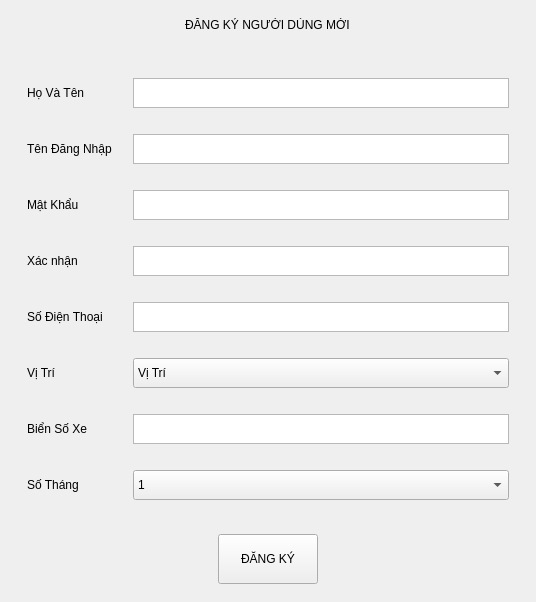
         <widget class="QWidget" name="page_2">
          <layout class="QVBoxLayout" name="verticalLayout_8">
           <property name="spacing">
            <number>0</number>
           </property>
           <property name="leftMargin">
            <number>0</number>
           </property>
           <property name="topMargin">
            <number>0</number>
           </property>
           <property name="rightMargin">
            <number>0</number>
           </property>
           <property name="bottomMargin">
            <number>0</number>
           </property>
           <item>
            <widget class="QWidget" name="page_2_header" native="true">
             <property name="minimumSize">
              <size>
               <width>0</width>
               <height>50</height>
              </size>
             </property>
             <property name="maximumSize">
              <size>
               <width>16777215</width>
               <height>50</height>
              </size>
             </property>
             <layout class="QVBoxLayout" name="verticalLayout_9">
              <item alignment="Qt::AlignHCenter|Qt::AlignVCenter">
               <widget class="QLabel" name="page_2_title">
                <property name="text">
                 <string>ĐĂNG KÝ NGƯỜI DÙNG MỚI</string>
                </property>
               </widget>
              </item>
             </layout>
            </widget>
           </item>
           <item>
            <widget class="QWidget" name="form_register" native="true">
             <layout class="QVBoxLayout" name="verticalLayout_10" stretch="8,1">
              <item alignment="Qt::AlignHCenter">
               <widget class="QWidget" name="form_info" native="true">
                <layout class="QVBoxLayout" name="verticalLayout_11">
                 <item>
                  <widget class="QWidget" name="box_fullname" native="true">
                   <property name="minimumSize">
                    <size>
                     <width>500</width>
                     <height>50</height>
                    </size>
                   </property>
                   <property name="maximumSize">
                    <size>
                     <width>500</width>
                     <height>50</height>
                    </size>
                   </property>
                   <layout class="QHBoxLayout" name="horizontalLayout_8">
                    <item>
                     <widget class="QLabel" name="label_fullname">
                      <property name="minimumSize">
                       <size>
                        <width>100</width>
                        <height>0</height>
                       </size>
                      </property>
                      <property name="maximumSize">
                       <size>
                        <width>100</width>
                        <height>16777215</height>
                       </size>
                      </property>
                      <property name="text">
                       <string>Họ Và Tên</string>
                      </property>
                     </widget>
                    </item>
                    <item>
                     <widget class="QTextEdit" name="input_fullname">
                      <property name="minimumSize">
                       <size>
                        <width>0</width>
                        <height>30</height>
                       </size>
                      </property>
                      <property name="maximumSize">
                       <size>
                        <width>16777215</width>
                        <height>30</height>
                       </size>
                      </property>
                      <property name="html">
                       <string>&lt;!DOCTYPE HTML PUBLIC &quot;-//W3C//DTD HTML 4.0//EN&quot; &quot;http://www.w3.org/TR/REC-html40/strict.dtd&quot;&gt;
&lt;html&gt;&lt;head&gt;&lt;meta name=&quot;qrichtext&quot; content=&quot;1&quot; /&gt;&lt;style type=&quot;text/css&quot;&gt;
p, li { white-space: pre-wrap; }
&lt;/style&gt;&lt;/head&gt;&lt;body style=&quot; font-family:'MS Shell Dlg 2'; font-size:7.8pt; font-weight:400; font-style:normal;&quot;&gt;
&lt;p style=&quot;-qt-paragraph-type:empty; margin-top:0px; margin-bottom:0px; margin-left:0px; margin-right:0px; -qt-block-indent:0; text-indent:0px; font-size:8.25pt;&quot;&gt;&lt;br /&gt;&lt;/p&gt;&lt;/body&gt;&lt;/html&gt;</string>
                      </property>
                     </widget>
                    </item>
                   </layout>
                  </widget>
                 </item>
                 <item>
                  <widget class="QWidget" name="box_username" native="true">
                   <property name="minimumSize">
                    <size>
                     <width>500</width>
                     <height>50</height>
                    </size>
                   </property>
                   <property name="maximumSize">
                    <size>
                     <width>500</width>
                     <height>50</height>
                    </size>
                   </property>
                   <layout class="QHBoxLayout" name="horizontalLayout_9">
                    <item>
                     <widget class="QLabel" name="label_username">
                      <property name="minimumSize">
                       <size>
                        <width>100</width>
                        <height>0</height>
                       </size>
                      </property>
                      <property name="maximumSize">
                       <size>
                        <width>100</width>
                        <height>16777215</height>
                       </size>
                      </property>
                      <property name="text">
                       <string>Tên Đăng Nhập</string>
                      </property>
                     </widget>
                    </item>
                    <item>
                     <widget class="QTextEdit" name="input_username">
                      <property name="minimumSize">
                       <size>
                        <width>0</width>
                        <height>30</height>
                       </size>
                      </property>
                      <property name="maximumSize">
                       <size>
                        <width>16777215</width>
                        <height>30</height>
                       </size>
                      </property>
                     </widget>
                    </item>
                   </layout>
                  </widget>
                 </item>
                 <item>
                  <widget class="QWidget" name="box_password" native="true">
                   <property name="minimumSize">
                    <size>
                     <width>500</width>
                     <height>50</height>
                    </size>
                   </property>
                   <property name="maximumSize">
                    <size>
                     <width>500</width>
                     <height>50</height>
                    </size>
                   </property>
                   <layout class="QHBoxLayout" name="horizontalLayout_10">
                    <item>
                     <widget class="QLabel" name="label_password">
                      <property name="minimumSize">
                       <size>
                        <width>100</width>
                        <height>0</height>
                       </size>
                      </property>
                      <property name="maximumSize">
                       <size>
                        <width>100</width>
                        <height>16777215</height>
                       </size>
                      </property>
                      <property name="text">
                       <string>Mật Khẩu</string>
                      </property>
                     </widget>
                    </item>
                    <item>
                     <widget class="QTextEdit" name="input_password">
                      <property name="minimumSize">
                       <size>
                        <width>0</width>
                        <height>30</height>
                       </size>
                      </property>
                      <property name="maximumSize">
                       <size>
                        <width>16777215</width>
                        <height>30</height>
                       </size>
                      </property>
                     </widget>
                    </item>
                   </layout>
                  </widget>
                 </item>
                 <item>
                  <widget class="QWidget" name="box_confirm_password" native="true">
                   <property name="minimumSize">
                    <size>
                     <width>500</width>
                     <height>50</height>
                    </size>
                   </property>
                   <property name="maximumSize">
                    <size>
                     <width>500</width>
                     <height>50</height>
                    </size>
                   </property>
                   <layout class="QHBoxLayout" name="horizontalLayout_11">
                    <item>
                     <widget class="QLabel" name="label_confirm_password">
                      <property name="minimumSize">
                       <size>
                        <width>100</width>
                        <height>0</height>
                       </size>
                      </property>
                      <property name="maximumSize">
                       <size>
                        <width>100</width>
                        <height>16777215</height>
                       </size>
                      </property>
                      <property name="text">
                       <string>Xác nhận</string>
                      </property>
                     </widget>
                    </item>
                    <item>
                     <widget class="QTextEdit" name="input_confirm_password">
                      <property name="minimumSize">
                       <size>
                        <width>0</width>
                        <height>30</height>
                       </size>
                      </property>
                      <property name="maximumSize">
                       <size>
                        <width>16777215</width>
                        <height>30</height>
                       </size>
                      </property>
                     </widget>
                    </item>
                   </layout>
                  </widget>
                 </item>
                 <item>
                  <widget class="QWidget" name="box_phone" native="true">
                   <property name="minimumSize">
                    <size>
                     <width>500</width>
                     <height>50</height>
                    </size>
                   </property>
                   <property name="maximumSize">
                    <size>
                     <width>500</width>
                     <height>50</height>
                    </size>
                   </property>
                   <layout class="QHBoxLayout" name="horizontalLayout_12">
                    <item>
                     <widget class="QLabel" name="label_phone">
                      <property name="minimumSize">
                       <size>
                        <width>100</width>
                        <height>0</height>
                       </size>
                      </property>
                      <property name="maximumSize">
                       <size>
                        <width>100</width>
                        <height>16777215</height>
                       </size>
                      </property>
                      <property name="text">
                       <string>Số Điện Thoại</string>
                      </property>
                     </widget>
                    </item>
                    <item>
                     <widget class="QTextEdit" name="input_phone">
                      <property name="minimumSize">
                       <size>
                        <width>0</width>
                        <height>30</height>
                       </size>
                      </property>
                      <property name="maximumSize">
                       <size>
                        <width>16777215</width>
                        <height>30</height>
                       </size>
                      </property>
                     </widget>
                    </item>
                   </layout>
                  </widget>
                 </item>
                 <item>
                  <widget class="QWidget" name="box_location" native="true">
                   <property name="minimumSize">
                    <size>
                     <width>500</width>
                     <height>50</height>
                    </size>
                   </property>
                   <property name="maximumSize">
                    <size>
                     <width>500</width>
                     <height>50</height>
                    </size>
                   </property>
                   <layout class="QHBoxLayout" name="horizontalLayout_14">
                    <item>
                     <widget class="QLabel" name="label_location">
                      <property name="minimumSize">
                       <size>
                        <width>100</width>
                        <height>0</height>
                       </size>
                      </property>
                      <property name="maximumSize">
                       <size>
                        <width>100</width>
                        <height>16777215</height>
                       </size>
                      </property>
                      <property name="text">
                       <string>Vị Trí</string>
                      </property>
                     </widget>
                    </item>
                    <item>
                     <widget class="QComboBox" name="input_location">
                      <property name="minimumSize">
                       <size>
                        <width>0</width>
                        <height>30</height>
                       </size>
                      </property>
                      <property name="maximumSize">
                       <size>
                        <width>16777215</width>
                        <height>30</height>
                       </size>
                      </property>
                      <item>
                       <property name="text">
                        <string>Vị Trí</string>
                       </property>
                      </item>
                     </widget>
                    </item>
                   </layout>
                  </widget>
                 </item>
                 <item>
                  <widget class="QWidget" name="box_plate" native="true">
                   <property name="minimumSize">
                    <size>
                     <width>500</width>
                     <height>50</height>
                    </size>
                   </property>
                   <property name="maximumSize">
                    <size>
                     <width>500</width>
                     <height>50</height>
                    </size>
                   </property>
                   <layout class="QHBoxLayout" name="horizontalLayout_15">
                    <item>
                     <widget class="QLabel" name="label_plate">
                      <property name="minimumSize">
                       <size>
                        <width>100</width>
                        <height>0</height>
                       </size>
                      </property>
                      <property name="maximumSize">
                       <size>
                        <width>100</width>
                        <height>16777215</height>
                       </size>
                      </property>
                      <property name="text">
                       <string>Biển Số Xe</string>
                      </property>
                     </widget>
                    </item>
                    <item>
                     <widget class="QTextEdit" name="input_plate">
                      <property name="minimumSize">
                       <size>
                        <width>0</width>
                        <height>30</height>
                       </size>
                      </property>
                      <property name="maximumSize">
                       <size>
                        <width>16777215</width>
                        <height>30</height>
                       </size>
                      </property>
                     </widget>
                    </item>
                   </layout>
                  </widget>
                 </item>
                 <item>
                  <widget class="QWidget" name="box_months" native="true">
                   <property name="minimumSize">
                    <size>
                     <width>500</width>
                     <height>50</height>
                    </size>
                   </property>
                   <property name="maximumSize">
                    <size>
                     <width>500</width>
                     <height>50</height>
                    </size>
                   </property>
                   <layout class="QHBoxLayout" name="horizontalLayout_13">
                    <item>
                     <widget class="QLabel" name="label_months">
                      <property name="minimumSize">
                       <size>
                        <width>100</width>
                        <height>0</height>
                       </size>
                      </property>
                      <property name="maximumSize">
                       <size>
                        <width>100</width>
                        <height>16777215</height>
                       </size>
                      </property>
                      <property name="text">
                       <string>Số Tháng</string>
                      </property>
                     </widget>
                    </item>
                    <item>
                     <widget class="QComboBox" name="input_months">
                      <property name="minimumSize">
                       <size>
                        <width>0</width>
                        <height>30</height>
                       </size>
                      </property>
                      <item>
                       <property name="text">
                        <string>1</string>
                       </property>
                      </item>
                      <item>
                       <property name="text">
                        <string>2</string>
                       </property>
                      </item>
                      <item>
                       <property name="text">
                        <string>3</string>
                       </property>
                      </item>
                      <item>
                       <property name="text">
                        <string>4</string>
                       </property>
                      </item>
                      <item>
                       <property name="text">
                        <string>5</string>
                       </property>
                      </item>
                      <item>
                       <property name="text">
                        <string>6</string>
                       </property>
                      </item>
                      <item>
                       <property name="text">
                        <string>7</string>
                       </property>
                      </item>
                      <item>
                       <property name="text">
                        <string>8</string>
                       </property>
                      </item>
                      <item>
                       <property name="text">
                        <string>9</string>
                       </property>
                      </item>
                      <item>
                       <property name="text">
                        <string>10</string>
                       </property>
                      </item>
                      <item>
                       <property name="text">
                        <string>11</string>
                       </property>
                      </item>
                      <item>
                       <property name="text">
                        <string>12</string>
                       </property>
                      </item>
                     </widget>
                    </item>
                   </layout>
                  </widget>
                 </item>
                </layout>
               </widget>
              </item>
              <item alignment="Qt::AlignHCenter">
               <widget class="QWidget" name="box_button_register" native="true">
                <layout class="QVBoxLayout" name="verticalLayout_12">
                 <item>
                  <widget class="QPushButton" name="button_register">
                   <property name="minimumSize">
                    <size>
                     <width>100</width>
                     <height>50</height>
                    </size>
                   </property>
                   <property name="maximumSize">
                    <size>
                     <width>100</width>
                     <height>50</height>
                    </size>
                   </property>
                   <property name="text">
                    <string>ĐĂNG KÝ</string>
                   </property>
                  </widget>
                 </item>
                </layout>
               </widget>
              </item>
             </layout>
            </widget>
           </item>
          </layout>
         </widget>
